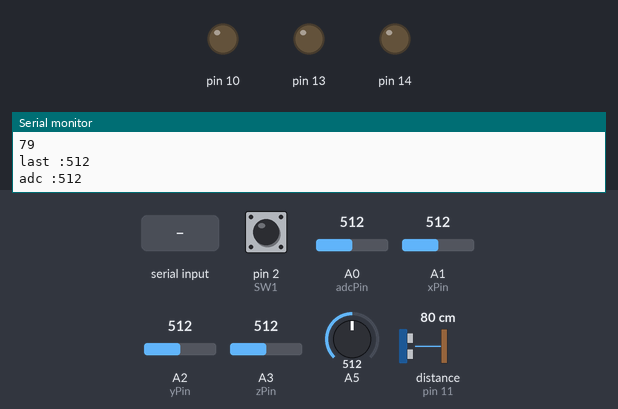
Simulated run of this sketch. Board: Arduino Leonardo, built with avr-gcc and run on an emulated ATmega32U4. Parts: output pins drawn as LEDs (lit = HIGH), the last lines printed to the serial monitor. Wiring (inferred from the names in the program): ultrasonic range finder: trigger pin 12; echo pin 11. Dashed ring = blinking. Inputs (shaded band) come from the test bench; at power-on: pin 2 (SW1) HIGH, A0 (adcPin) = 512, A1 (xPin) = 512, A2 (yPin) = 512, A3 (zPin) = 512, A5 = 512, distance to the obstacle (sensor on pin 11) 80 cm. The echo pulse lasts 58.3 µs per cm; pins used as bus, display or sensor lines are not drawn.

Above: at 1.2 s.
1.3 s: "alert\n" received over the second serial link
At 2.8 s:
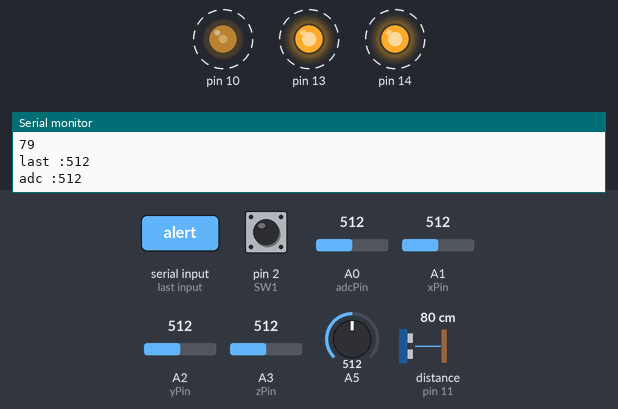
5.4 s: pin 2 (SW1) pulled LOW for 0.15 s
At 6.2 s:
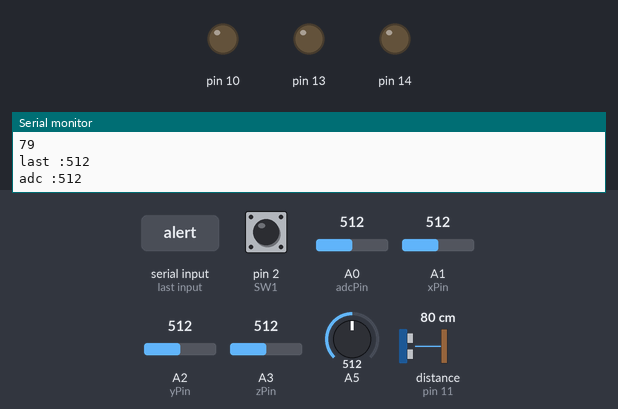
Timing chart, 0 to 8.4 s (numbered marks = the images above; inputs shaded):
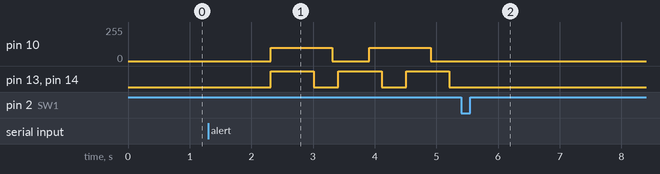

The sketch:

xCruisire.ino
```cpp
#include <pt.h>
#define PT_DELAY(pt, ms, ts) \
    ts = millis(); \
    PT_WAIT_WHILE(pt, millis()-ts < (ms));

#define PIN_ULTRA_TRIG 12
#define PIN_ULTRA_ECHO 11
#define SW1 2

struct pt pt_taskUltrasonic;
struct pt pt_taskSendSerial;
struct pt pt_taskReadSerial;
struct pt pt_taskBuzzer;
struct pt pt_taskLED;
struct pt pt_taskAccele;
struct pt pt_taskTemp;
struct pt pt_taskCancel;
struct pt pt_taskSmoke;
struct pt pt_taskTest;

#define adcPin A0
int adcValue = 0;

int duration , distance = 0;
int maximumRange = 200;
int minimumRange = 0;
int alert = 0;

const int xPin = A1;
const int yPin = A2;
const int zPin = A3;
int minVal = 265;
int maxVal = 402;
int x, y, z;
int xRead, yRead, zRead, xAng, yAng, zAng;
int temp = 0;

String str = "";

// check for update
bool shouldUpdate = false;
int lastDistance;
int lastTemp;
int lastAdcValue;
int lastX;
int lastY;

int minGas = 100;
int maxGas = 300;

PT_THREAD(taskUltrasonic(struct pt* pt)) {
  static uint32_t ts;

  PT_BEGIN(pt);

  while (1) {
    Serial.println(distance);
    digitalWrite(PIN_ULTRA_TRIG, LOW);
    delayMicroseconds(2);
    digitalWrite(PIN_ULTRA_TRIG, HIGH);
    delayMicroseconds(10);
    digitalWrite(PIN_ULTRA_TRIG, LOW);
    duration = pulseIn(PIN_ULTRA_ECHO, HIGH);
    lastDistance = distance;
    distance = duration/58.2;
    if (distance >= maximumRange || distance <= minimumRange){
      distance = -1;
    }
    if(distance == -1 && lastDistance == -1) {
      shouldUpdate = false;
    }
    else if (distance == lastDistance) {
      shouldUpdate = false;
    }
    else {
      shouldUpdate = true;
    }
    PT_DELAY(pt, 1000, ts);
  }

  PT_END(pt);
}
////////////////////////////////////////////////////////////////
PT_THREAD(taskTemp(struct pt* pt)){
  static uint32_t ts;
  PT_BEGIN(pt);
  while (1){
    lastTemp = temp;
    temp = (25*analogRead(A5) - 2050)/100;
    if(abs(lastTemp - temp) >= 3) {
      shouldUpdate = true;
    }
    PT_DELAY(pt, 1000, ts);
  }
  PT_END(pt);
}
////////////////////////////////////////////////////////////////

PT_THREAD(taskReadSerial(struct pt* pt)){
  static uint32_t ts;
  PT_BEGIN(pt);
  while (1){
    if(Serial1.available()) {
      str = Serial1.readStringUntil('\r');
      str.replace("\r","");
      str.replace("\n","");
      if(str == "alert"){
        alert = 1;
        Serial1.print("alert1");
      }
    }
    PT_DELAY (pt, 100, ts);
  }
  PT_END(pt);
}

////////////////////////////////////////////////////////////
PT_THREAD(taskAccele(struct pt* pt)) {
  static uint32_t ts;
  PT_BEGIN(pt);
  while(1) {
    lastX = xAng;
    lastY = yAng;

    xRead = analogRead(xPin);
    yRead = analogRead(yPin);
    zRead = analogRead(zPin);

    xAng = map(xRead, minVal, maxVal, -90, 90);
    yAng = map(yRead, minVal, maxVal, -90, 90);
    zAng = map(zRead, minVal, maxVal, -90, 90);
    if(abs(lastX - xAng) >= 30 || abs(lastY - yAng) >= 30) {
      shouldUpdate = true;
    }
//    Serial.print("last ");
//    Serial.println(abs(lastX - xAng));
//    Serial.print("now ");
//    Serial.println(abs(lastY - yAng));
    PT_DELAY(pt,1000,ts);
  }
  PT_END(pt);
}

////////////////////////////////////////////////////////
PT_THREAD(taskSendSerial(struct pt* pt)){
  static uint32_t ts;
  PT_BEGIN(pt);
  while (1){
    if(shouldUpdate == true) {
       Serial.println(String(xAng) + "," + String(yAng) + "," + String(zAng)  + "," + String(temp) + "," + String(distance) + "," + String(adcValue));
       Serial1.println(String(xAng) + "," + String(yAng) + "," + String(zAng) + "," + String(temp) + "," + String(distance) + "," + String(adcValue));
       shouldUpdate = false;
    }
    PT_DELAY(pt, 1000, ts);
  }
  PT_END(pt);
}

///////////////////////////////////////////////////////
PT_THREAD(taskBuzzer(struct pt* pt))
{
  static uint32_t ts;

  PT_BEGIN(pt);

  while (1)
  {
    if(alert == 1) {
      analogWrite(10, 100);
      PT_DELAY(pt, 1000, ts);
      analogWrite(10, 0);
      PT_DELAY(pt, 500, ts);
    }
    PT_DELAY(pt, 100, ts);
  }

  PT_END(pt);
}
///////////////////////////////////////////////////////
PT_THREAD(taskCancel(struct pt* pt)) {
  static uint32_t ts;

  PT_BEGIN(pt);

  while (1)
  {
    if(digitalRead(SW1) == 0){
      alert = 0;
      Serial1.println("cancel");
    }
    if(Serial1.available()) {
      str = Serial1.readStringUntil('\r');
      str.replace("\r","");
      str.replace("\n","");
      Serial.println(str);
      if(str == "cancel1"){
        alert = 0;
      }
    }
    PT_DELAY (pt, 100, ts);
  }

  PT_END(pt);
}
///////////////////////////////////////////////////////
PT_THREAD(taskLED(struct pt* pt))
{
  static uint32_t ts;

  PT_BEGIN(pt);

  while (1)
  {
    if(alert == 1) {
//      digitalWrite(11, HIGH);
      digitalWrite(12, HIGH);
      digitalWrite(13, HIGH);
      digitalWrite(14, HIGH);
      PT_DELAY(pt, 700, ts);
//      digitalWrite(11, LOW);
      digitalWrite(12, LOW);
      digitalWrite(13, LOW);
      digitalWrite(14, LOW);
      PT_DELAY(pt, 300, ts);
    }
    PT_DELAY(pt, 100, ts);
  }

  PT_END(pt);
}
////////////////////////////////////////////////////////
PT_THREAD(taskSmoke(struct pt* pt)){
  static uint32_t ts;
  PT_BEGIN(pt);
  while(1) {
    lastAdcValue = adcValue;
    adcValue = analogRead(adcPin);
    if(lastAdcValue <= minGas && adcValue > minGas) {
      shouldUpdate = true;
    }
    else if ((lastAdcValue > minGas && lastAdcValue <= maxGas) && adcValue > maxGas) {
      shouldUpdate = true;
    }
    else if (lastAdcValue > minGas && adcValue <= minGas) {
      shouldUpdate = true;
    }
    else if (lastAdcValue > maxGas && adcValue <= maxGas) {
      shouldUpdate = true;
    }
    else if (lastAdcValue == 0) {
      shouldUpdate = true;
    }
    Serial.print("last :");
    Serial.println(lastAdcValue);
    Serial.print("adc :");
    Serial.println(adcValue);
    PT_DELAY (pt, 1000, ts);
  }
  PT_END(pt);
}
////////////////////////////////////////////////////////
PT_THREAD(taskTest(struct pt* pt)){
  static uint32_t ts;
  PT_BEGIN(pt);
  while(1) {
    if(shouldUpdate == true) {
      Serial.println("update");
      shouldUpdate = false;
    }
    PT_DELAY (pt, 1000, ts);
  }
  PT_END(pt);
}
////////////////////////////////////////////////////////
void setup() {
  pinMode(PIN_ULTRA_TRIG, OUTPUT);
  pinMode(PIN_ULTRA_ECHO, INPUT);
  pinMode(10, OUTPUT);
  pinMode(13, OUTPUT);
  pinMode(14, OUTPUT);
  pinMode(A5, INPUT);
  pinMode(adcPin, INPUT);
  pinMode(SW1, INPUT);
  Serial.begin(9600);
  Serial1.begin(115200);
  PT_INIT(&pt_taskUltrasonic);
  PT_INIT(&pt_taskReadSerial);
  PT_INIT(&pt_taskBuzzer);
  PT_INIT(&pt_taskLED);
  PT_INIT(&pt_taskAccele);
  PT_INIT(&pt_taskSmoke);
  PT_INIT(&pt_taskTemp);
  PT_INIT(&pt_taskSendSerial);
  PT_INIT(&pt_taskCancel);
  PT_INIT(&pt_taskTest);
}

void loop() {
 taskUltrasonic(&pt_taskUltrasonic);
 taskSmoke(&pt_taskSmoke);
 taskTemp(&pt_taskTemp);
 taskAccele(&pt_taskAccele);
 taskSendSerial(&pt_taskSendSerial);
 taskTest(&pt_taskTest);
 taskReadSerial(&pt_taskReadSerial);
 taskBuzzer(&pt_taskBuzzer);
 taskLED(&pt_taskLED);
 taskCancel(&pt_taskCancel);
}
```

Measured:
- after the input at 1.3 s, pin 10: alternates 100/255 for 1.0 s and 0/255 for 0.60 s, starting after 1.0 s; pin 13, pin 14: alternates HIGH for 0.70 s and LOW for 0.40 s, starting after 1.0 s
- after the input at 5.4 s, pin 10: stops changing and stays 0/255; pin 13, pin 14: stops changing and stays LOW
